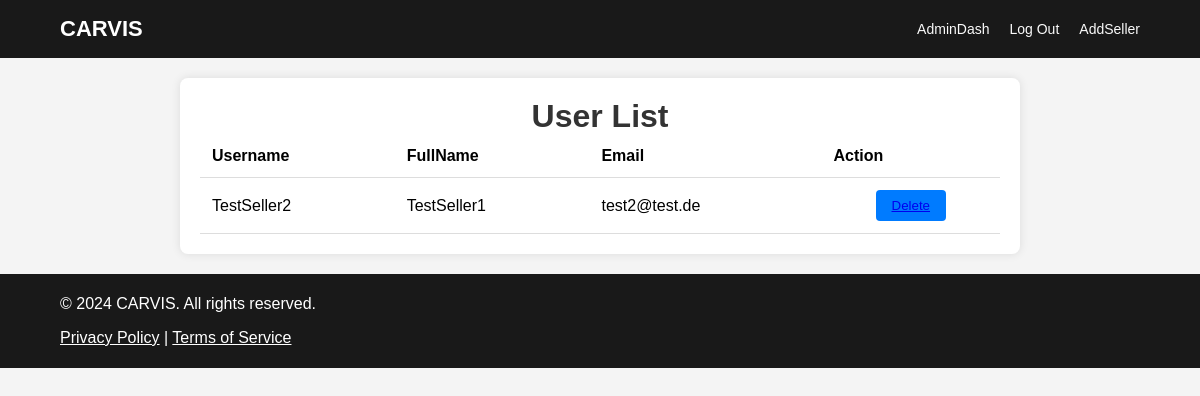
/admindashboard (signed in), run on an earlier commit of the app's database.
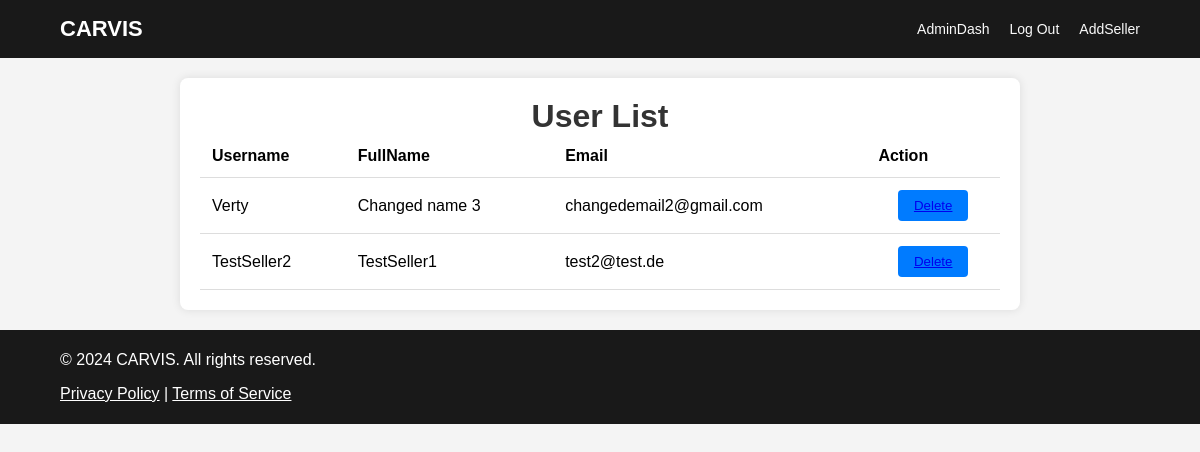
And on a later commit of the database.
### app.py (models this page shows)
class User(db.Model):
    user_id = db.Column(db.Integer, primary_key=True)
    username = db.Column(db.String(50), unique=True, nullable=False)
    password = db.Column(db.String(100), nullable=False)
    user_level = db.Column(db.Enum(UserLevels), nullable=False)
    personal_info = db.relationship('PersonalInformation', backref='user', uselist=False)

class PersonalInformation(db.Model):
    user_id = db.Column(db.Integer, db.ForeignKey('user.user_id', ondelete='CASCADE'), primary_key=True)
    full_name = db.Column(db.String(100))
    email = db.Column(db.String(100))
    phone_number = db.Column(db.String(20))
    address = db.Column(db.Text)

### app.py (the view)
@app.route('/admindashboard')
def show_admin_dashboard_form():
    if 'username' in session:
        current_user = User.query.filter_by(username=session["username"]).first()
        if current_user.user_level.name == "SUPERADMIN":
            user_list = []
            users = User.query.all()
            for user in users:
                user_info = PersonalInformation.query.filter_by(user_id=user.user_id).first()
                if user.user_level.name == "SALESPERSON":
                    user_list.append({"username" : user.username ,"email" : user_info.email, "fullname" : user_info.full_name})
            if len(user_list) > 0:
                return render_template('admin_dashboard2.html', user_name=current_user.username, users=user_list) #Just testing
            else:
                return render_template('admin_dashboard2.html', user_name=current_user.username, users=user_list, no_users=True)
        else:
            return render_template("forbidden.html"), 403
    return render_template('login.html')

### templates/admin_dashboard2.html (shortened to what this page needs)
<!DOCTYPE html>
<html lang="en">
<head>
</head>
        {% extends "navbaradmin.html" %}
        {% block content %}
<body>
    <div class="container">
        <h1>User List</h1>
         {% if no_users %}
        <p class="center">No users</p>
        {% else %}
        <table>
            <thead>
                <tr>
                    <th>Username</th>
                    <th>FullName</th>
                    <th>Email</th>
                    <th>Action</th>
                </tr>
            </thead>
            <tbody>
                {% for user in users %}
                <tr>
                    <td>{{ user.username }}</td>
                    <td>{{ user.fullname }}</td>
                    <td>{{ user.email }}</td>
                    <td class="button-container">
                        <button><a href="/deleteuser/{{ user.username }}">Delete</a></button>
                    </td>
                </tr>
                {% endfor %}
            </tbody>
        </table>
        {% endif %}
    </div>
</body>
{% endblock %}

### templates/navbaradmin.html (shortened to what this page needs)
<!DOCTYPE html>
<html lang="en">
  <head>
    <link
      rel="stylesheet"
      href="{{ url_for('static', filename='css/navbar.css') }}"
    />
  </head>
  <header class="site-header">
    <div class="wrapper">
      <div class="header-content">
        <a href="/admindashboard" class="brand-logo">CARVIS</a>
        <nav class="site-nav">
          <ul>
            <li><a href="/admindashboard">AdminDash</a></li>
            <li><a href="/logout">Log Out</a></li>
            <li><a href="/create_account_salesperson">AddSeller</a></li>
          </ul>
        </nav>
      </div>
    </div>
  </header>
  {% block content %} {% endblock %}
  <footer style="background: #191919; z-index: 1; color: #fff; padding-top: 5px; padding-bottom: 5px; left: 0; bottom: 0; width: 100%;">
    <div class="wrapper">
        <p>© 2024 CARVIS. All rights reserved.</p>
        <p><a href="/privacy" style="color: #fff;">Privacy Policy</a> | <a href="/terms" style="color: #fff;">Terms of Service</a></p>
    </div>
</footer>
</body>
</html>

### static/css/navbar.css (style rules this page uses)
body, h1, h2, ul { margin: 0; padding: 0; font-family: 'Arial', sans-serif; }
html { min-height: 100%; }
body { min-height: 100vh; margin: 0; }
.site-header { background: #191919; color: #fff; padding: 0; }
.header-content { display: flex; justify-content: space-between; align-items: center; padding: 1rem 0; }
.brand-logo { font-size: 22px; font-weight: bold; text-decoration: none; color: #fff; }
.site-nav ul { list-style: none; display: flex; }
.site-nav ul li { margin-left: 20px; }
.site-nav ul li a { color: #fafafa; text-decoration: none; font-size: 14px; }
.wrapper, .wrapper-x { width: 90%; max-width: 1200px; margin: auto; overflow: hidden; padding: 0; }
footer { background: #191919; color: #fff; padding: 1rem 0; width: 100%; z-index: 1; }

### templates/admin_dashboard2.html (style rules this page uses)
body { font-family: Arial, sans-serif; margin: 0; padding: 0; background-color: #f4f4f4; }
.container { max-width: 800px; margin: 20px auto; padding: 20px; background-color: #fff; border-radius: 8px; box-shadow: 0 0 10px rgba(0,0,0,0.1); }
h1 { margin-top: 0; font-size: 32px; color: #333; text-align: center; }
table { width: 100%; border-collapse: collapse; }
th, td { padding: 12px; text-align: left; border-bottom: 1px solid #ddd; }
.button-container { text-align: center; }
button { padding: 8px 16px; background-color: #007bff; color: #fff; border: none; border-radius: 4px; cursor: pointer; transition: background-color 0.3s ease; }

What changed in the data, as far as the page shows it:
now on this page (row edited): User: username "Verty"
now on this page (row unchanged): PersonalInformation: fullname "Changed name 3", email "changedemail2@gmail.com"
Also different on the page:
new list line: "Delete"
